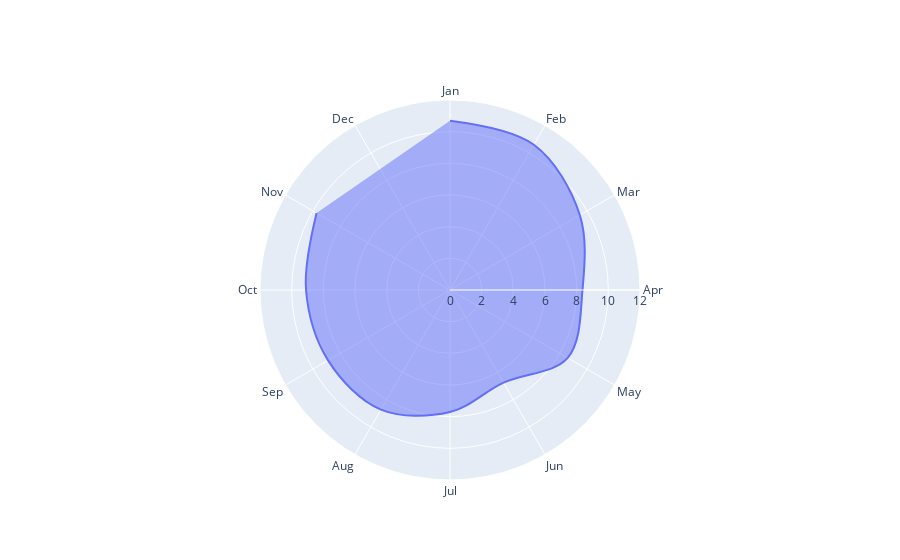

Notebook cell for this chart:
### Markdown cell above
# Question 1:Re-create the radar plot using Plotly and the fuel-efficiency.csv data set. The radarplot uses a smooth curve to join the points, called a spline.

### Code cell
import pandas as pd
import plotly.graph_objects as go

# Load data set
df = pd.read_csv('fuel-efficiency.csv')

# Create new data frame with average fuel efficiency by month
df_monthly = df.groupby('month').mean().reset_index()

# Re-order the months so they match the order in the figure above
df_monthly = df_monthly.reindex([1, 2, 3, 4, 5, 6, 7, 8, 9, 10, 11, 12]).reset_index(drop=True)

# Create trace for radar plot
fig = go.Figure(data=go.Scatterpolar(
    r=df_monthly['efficiency'],
    theta=['Jan', 'Feb', 'Mar', 'Apr', 'May', 'Jun', 'Jul', 'Aug', 'Sep', 'Oct', 'Nov', 'Dec'],
    mode='lines',
    line_shape='spline',
    fill='toself'
))

# Set layout for radar plot
fig.update_layout(
    polar=dict(
        radialaxis=dict(
            visible=True,
            range=[0, 12]
        ),
        angularaxis=dict(
            visible=True,
            direction="clockwise",
            rotation=90,
            period=12
        )
    ),
    showlegend=False
)

# Show radar plot
fig.show()

### Figure 1 — Plotly figure (JSON) as saved in the notebook; plotly's stock layout.template omitted (floating-point values rounded to 4 significant figures)
{"data": [{"fill": "toself", "line": {"shape": "spline"}, "mode": "lines", "r": [10.69, 10.59, 9.468, 8.368, 8.583, 6.761, 7.709, 8.724, 8.893, 9.093, 9.729, null], "theta": ["Jan", "Feb", "Mar", "Apr", "May", "Jun", "Jul", "Aug", "Sep", "Oct", "Nov", "Dec"], "type": "scatterpolar"}], "layout": {"polar": {"angularaxis": {"direction": "clockwise", "period": 12, "rotation": 90, "visible": true}, "radialaxis": {"range": [0, 12], "visible": true}}, "showlegend": false}}
